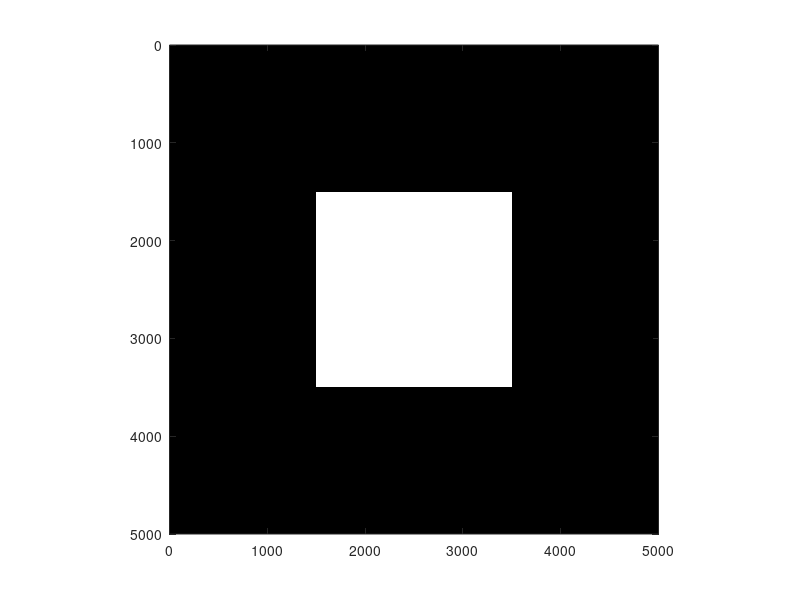

Reproduce this figure in MATLAB.

function lab5_aperture_EAK

%OPT211 Lab 5
%Ezra Alcon-Kirshman
%aperture 

% Define Aperture field
apl=5000; % Size of the aperture field
ap=zeros(apl); % Define actual aperture plane

% Define square aperture
sql=2000; % Define square length
% ap(round(1+apl/2-sql/2):round(1+apl/2+sql/2),round(1+apl/2-sql/2):round(1+apl/2+sql/2))=1;
for j = round(1+apl/2-sql/2):round(1+apl/2+sql/2)
    for m = round(1+apl/2-sql/2):round(1+apl/2+sql/2)
        ap(j,m)=1;
    end
end

% Plot the aperture field
figure
imagesc(ap) % Plot image of the aperture field
colormap gray % Set the color of the aperture field plot
axis equal % Set the display scale of the axes
axis([0 apl 0 apl]) % Set axes limits to size of aperture field

